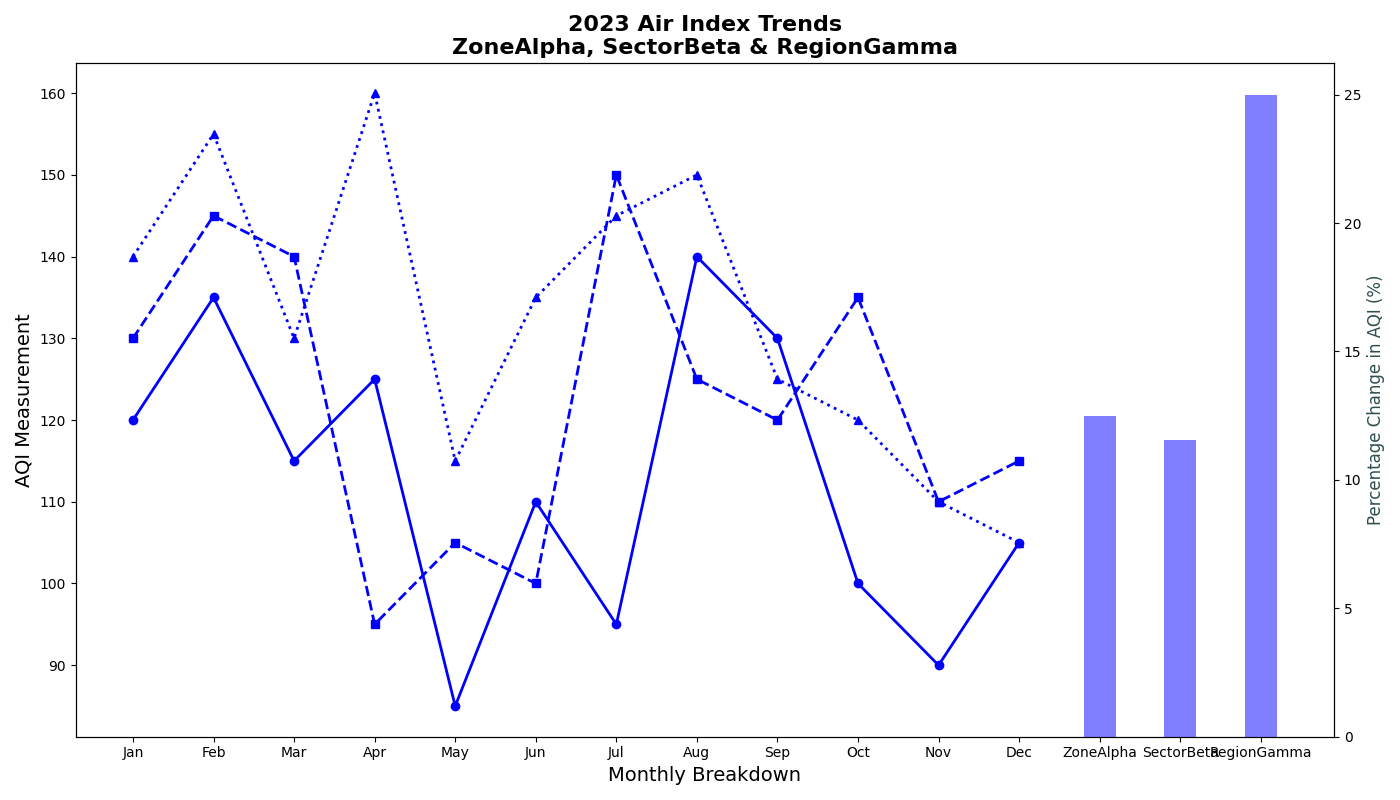

This chart was generated by the following Python code:
import matplotlib.pyplot as plt
import numpy as np

months = np.array([
    'Jan', 'Feb', 'Mar', 'Apr', 'May', 'Jun', 
    'Jul', 'Aug', 'Sep', 'Oct', 'Nov', 'Dec'
])

alpha_city_aqi = np.array([120, 135, 115, 125, 85, 110, 95, 140, 130, 100, 90, 105])
beta_town_aqi = np.array([130, 145, 140, 95, 105, 100, 150, 125, 120, 135, 110, 115])
gamma_ville_aqi = np.array([140, 155, 130, 160, 115, 135, 145, 150, 125, 120, 110, 105])

fig, ax1 = plt.subplots(figsize=(14, 8))

ax1.plot(months, alpha_city_aqi, color='blue', marker='o', linestyle='-', linewidth=2)
ax1.plot(months, beta_town_aqi, color='blue', marker='s', linestyle='--', linewidth=2)
ax1.plot(months, gamma_ville_aqi, color='blue', marker='^', linestyle=':', linewidth=2)

ax1.set_title('2023 Air Index Trends\nZoneAlpha, SectorBeta & RegionGamma', fontsize=16, fontweight='bold')
ax1.set_xlabel('Monthly Breakdown', fontsize=14)
ax1.set_ylabel('AQI Measurement', fontsize=14)

alpha_improvement = (alpha_city_aqi[0] - alpha_city_aqi[-1]) / alpha_city_aqi[0] * 100
beta_improvement = (beta_town_aqi[0] - beta_town_aqi[-1]) / beta_town_aqi[0] * 100
gamma_improvement = (gamma_ville_aqi[0] - gamma_ville_aqi[-1]) / gamma_ville_aqi[0] * 100

improvements = np.array([alpha_improvement, beta_improvement, gamma_improvement])
cities = ['ZoneAlpha', 'SectorBeta', 'RegionGamma']
ax2 = ax1.twinx()
ax2.bar(cities, improvements, color='blue', alpha=0.5, width=0.4)
ax2.set_ylabel('Percentage Change in AQI (%)', fontsize=12, color='darkslategray')

plt.tight_layout()
plt.show()
